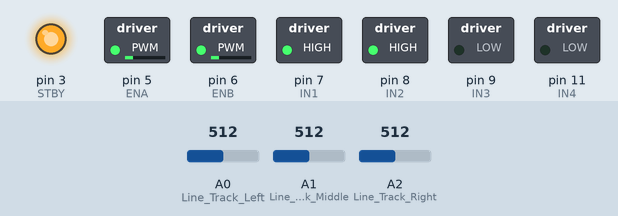
Bench run of a sketch on a simulated Arduino Uno, built with avr-gcc and run on an emulated ATmega328P. Parts: switched loads named in the sketch (green lamp = pin HIGH), output pins drawn as LEDs (lit = HIGH). Inputs (shaded band) come from the test bench; at power-on: A0 (Line_Track_Left) = 512, A1 (Line_Track_Middle) = 512, A2 (Line_Track_Right) = 512. What the sketch prints to the serial monitor is not drawn.

Above: at 0.05 s.
At 4.05 s:
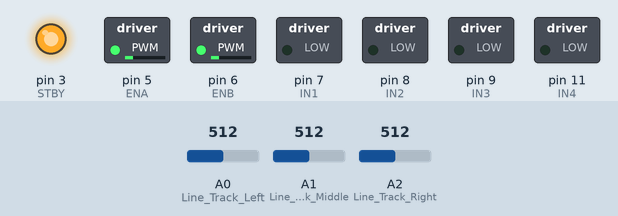
At 8.05 s:
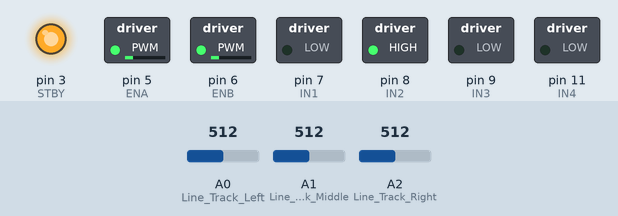
At 12.05 s:
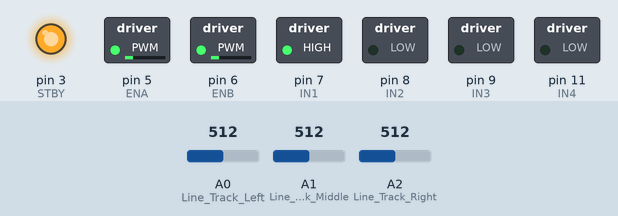
At 15.95 s:
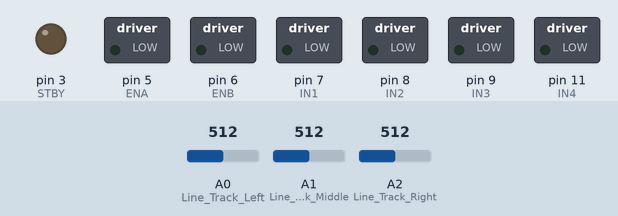
Timing chart, 0 to 20.8 s (numbered marks = the images above):
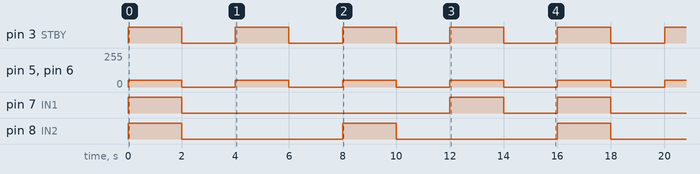

Measured:
- by itself, pin 3 (STBY): alternates HIGH for 2.0 s and LOW for 2.0 s
- by itself, pin 5 (ENA), pin 6 (ENB): alternates 50/255 for 2.0 s and 0/255 for 2.0 s
- by itself, pin 7 (IN1): repeats every 16.0 s: LOW 10.0 s, HIGH 2.0 s, LOW 2.0 s, HIGH 2.0 s
- by itself, pin 8 (IN2): alternates HIGH for 2.0 s and LOW for 6.0 s

The sketch:

SHAPE-Program-Robot.ino
```cpp
//input pins
# define Line_Track_Left A0
# define Line_Track_Middle A1
# define Line_Track_Right A2
# define Flame_Dectector A5
//output pins
# define IN1 7
# define IN2 8
# define IN3 9
# define IN4 11
# define STBY 3
# define ENA 5
# define ENB 6


void setup() {
  // put your setup code here, to run once:

pinMode(Line_Track_Left, INPUT);
pinMode(Line_Track_Middle, INPUT);
pinMode(Line_Track_Right, INPUT);
pinMode(Flame_Dectector, INPUT);
//setting our variables to either input and output
Serial.begin(9600);
//Now we set up our output pins
pinMode(IN1, OUTPUT);
pinMode(IN2, OUTPUT);
pinMode(IN3, OUTPUT);
pinMode(IN4, OUTPUT);
pinMode(STBY, OUTPUT);
pinMode(ENA, OUTPUT);
pinMode(ENB, OUTPUT);
//digitalWrite(ENA, HIGH);
//digitalWrite(ENB, HIGH);
}
//Now to save time when writing our code to move, we can use functions
void foward() {
    digitalWrite(IN1, HIGH);
  digitalWrite(IN2, HIGH);
  analogWrite(ENA, 50);
  analogWrite(ENB, 50);
  digitalWrite(STBY, HIGH);
}
//Function to move backward
void backward() {
  digitalWrite(IN1, LOW);
  digitalWrite(IN2, LOW);
  analogWrite(ENA, 50);
  analogWrite(ENB, 50);
  digitalWrite(STBY, HIGH);
}
//Function to stop
void motion_stop() {
  digitalWrite(IN1, LOW);
  digitalWrite(IN2, LOW);
  digitalWrite(ENA, LOW);
  digitalWrite(ENB, LOW);
  digitalWrite(STBY, LOW);
}
//Function to turn left
void left() {
  digitalWrite(IN1, LOW);
  digitalWrite(IN2, HIGH);
  analogWrite(ENA, 50);
  analogWrite(ENB, 50);
  digitalWrite(STBY, HIGH);
}
//Function to turn right
void right() {
  digitalWrite(IN1, HIGH);
  digitalWrite(IN2, LOW);
  analogWrite(ENA, 50);
  analogWrite(ENB, 50);
  digitalWrite(STBY, HIGH);
}

int Min = 1000;
int Max = 0;

void loop() {
  // put your main code here, to run repeatedly:
  Serial.println((String)analogRead(Line_Track_Left) + " " + (String)analogRead(Line_Track_Middle) + " " + (String)analogRead(Line_Track_Right));
  //Code to slow down:
  //analogWrite(ENA, 50);
  //analogWrite(ENB, 50);

  //Code to move foward
  foward();

  delay(2000);

  //Code to stop
  motion_stop();

  delay(2000);

  //Code to move backward
  backward();

  delay(2000);

  //Code to stop
  motion_stop();

  delay(2000);

  //Code to turn left
  left();

  delay(2000);

  //Code to stop
  motion_stop();

  delay(2000);

    //Code to turn right
  right();

  delay(2000);

  //Code to stop
  motion_stop();

  delay(2000);


  Serial.println(
    String(analogRead(Line_Track_Left)) + " " +
    String(analogRead(Line_Track_Middle)) + " " +
    String(analogRead(Line_Track_Right))
  );
}
```
